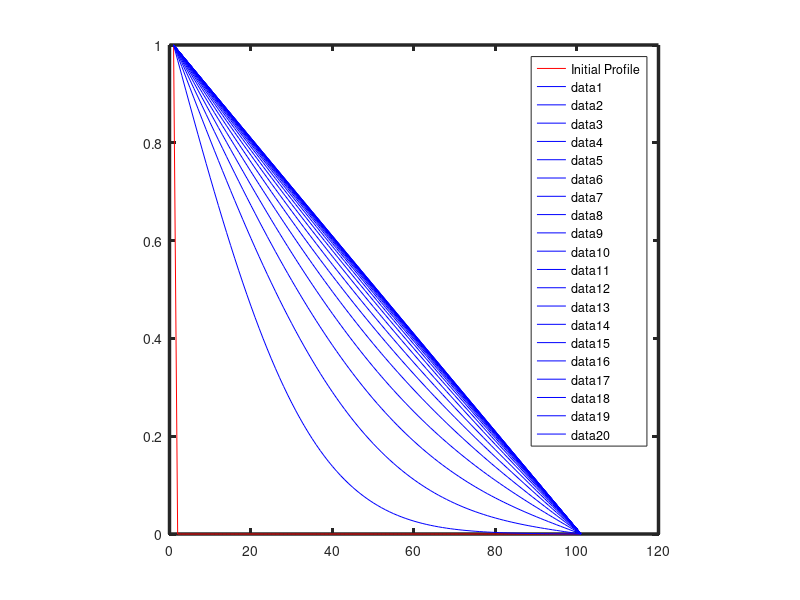

Reproduce this figure in MATLAB.
clf
clear all

delt = 0.1;
delx = 0.5;
D = 1;

alpha = D*delt/(delx*delx);

c = zeros(101,1);
c(1) = 1.0;
C(101) = 0.0;

plot(c, 'r-;Initial Profile;');

ax = gca;
set(ax,'linewidth',2.5);
axis('square');

hold on

for k=1:20
  for j=1:500
    for i=2:100
      c(i)=c(i)*(1-2*alpha)+alpha*(c(i-1)+c(i+1));
    endfor
  endfor
  plot(c, 'b');
endfor

print -depsc ExplicitZeroC.eps